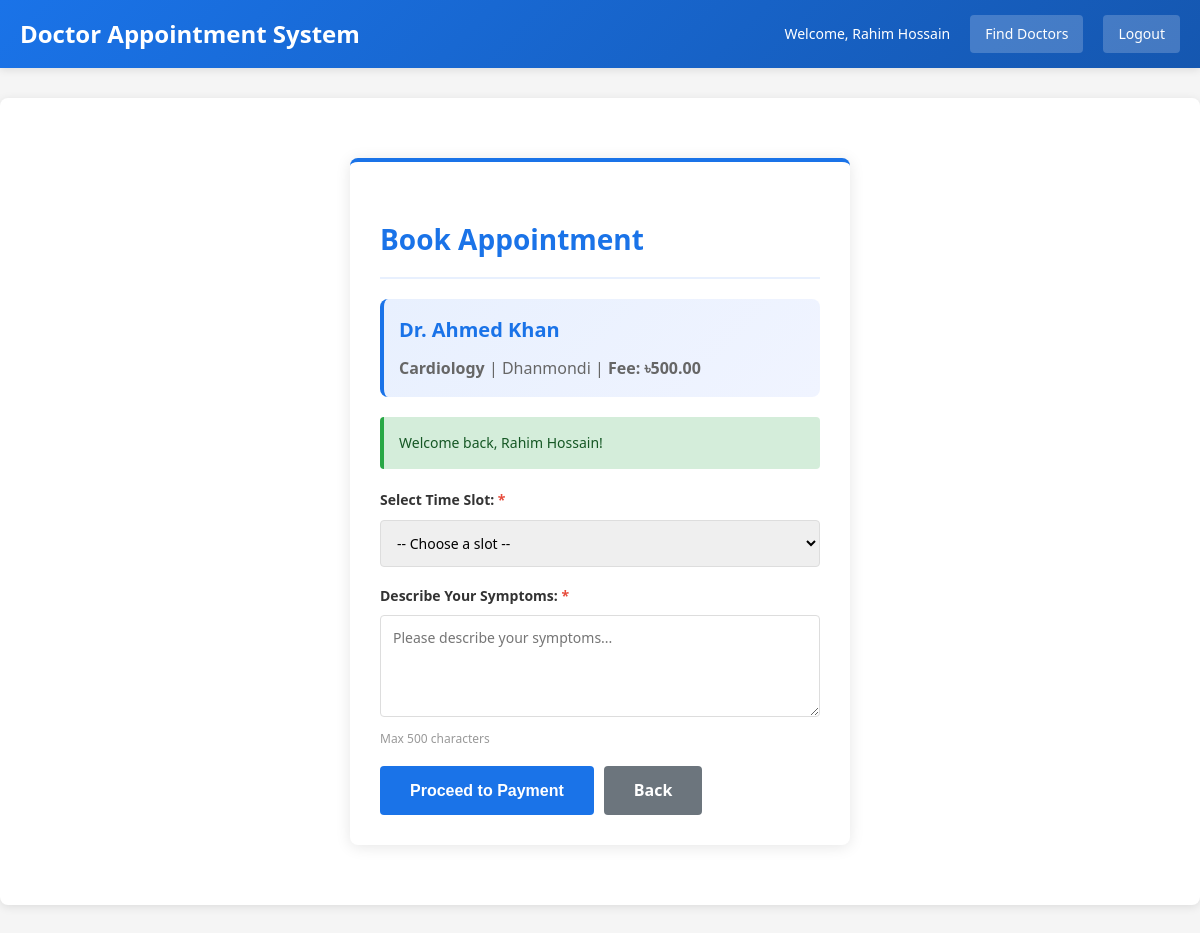
The app's page /booking.php?doctor_id=2 (signed in) with its own data.
### tables this page shows
CREATE TABLE doctor_profiles (
    doctor_id           INT UNSIGNED PRIMARY KEY,
    specialization_id   SMALLINT UNSIGNED NOT NULL,
    area_id             SMALLINT UNSIGNED NOT NULL,
    gender              ENUM('male','female','other') NOT NULL,
    date_of_birth       DATE NOT NULL,
    license_no          VARCHAR(60) NOT NULL UNIQUE,
    qualification       VARCHAR(200) NOT NULL,
    experience_years    TINYINT UNSIGNED NOT NULL DEFAULT 0,
    current_workplace   VARCHAR(200) NULL,
    chamber_name        VARCHAR(150) NULL,
    chamber_address     TEXT NULL,
    biography           TEXT NULL,
    consultation_fee    DECIMAL(10,2) NOT NULL DEFAULT 0.00,
    profile_image       VARCHAR(300) NULL,
    verification_status ENUM('pending','approved','rejected') DEFAULT 'pending',
    approved_by         INT UNSIGNED NULL,
    approved_at         DATETIME NULL,
    created_at          DATETIME DEFAULT CURRENT_TIMESTAMP,
    updated_at          DATETIME DEFAULT CURRENT_TIMESTAMP ON UPDATE CURRENT_TIMESTAMP,
    FOREIGN KEY (doctor_id)         REFERENCES users(user_id),
    FOREIGN KEY (specialization_id) REFERENCES specializations(specialization_id),
    FOREIGN KEY (area_id)           REFERENCES areas(area_id),
    FOREIGN KEY (approved_by)       REFERENCES users(user_id),
    INDEX idx_verification (verification_status)
);

CREATE TABLE users (
    user_id        INT UNSIGNED PRIMARY KEY AUTO_INCREMENT,
    role_id        TINYINT UNSIGNED NOT NULL,
    full_name      VARCHAR(100) NOT NULL,
    email          VARCHAR(150) NOT NULL UNIQUE,
    phone          VARCHAR(20)  NOT NULL UNIQUE,
    password_hash  VARCHAR(255) NOT NULL,
    account_status ENUM('active','inactive','blocked') DEFAULT 'active',
    created_at     DATETIME DEFAULT CURRENT_TIMESTAMP,
    updated_at     DATETIME DEFAULT CURRENT_TIMESTAMP ON UPDATE CURRENT_TIMESTAMP,
    FOREIGN KEY (role_id) REFERENCES roles(role_id),
    INDEX idx_email (email)
);

CREATE TABLE specializations (
    specialization_id   SMALLINT UNSIGNED PRIMARY KEY AUTO_INCREMENT,
    specialization_name VARCHAR(100) NOT NULL UNIQUE,
    description         TEXT NULL
);

CREATE TABLE areas (
    area_id   SMALLINT UNSIGNED PRIMARY KEY AUTO_INCREMENT,
    area_name VARCHAR(100) NOT NULL,
    city      VARCHAR(80)  NOT NULL,
    district  VARCHAR(80)  NOT NULL
);

### booking.php (the view, shortened to what this page needs)
<?php
include 'flash.php';
$doctor_id = isset($_GET['doctor_id']) ? (int)$_GET['doctor_id'] : 0;
$apdo = get_admin_pdo();
$stmt = $apdo->prepare("
    SELECT dp.doctor_id, u.full_name, s.specialization_name, a.area_name, dp.consultation_fee as visit_fee
    FROM doctor_profiles dp
    JOIN users u ON dp.doctor_id = u.user_id
    JOIN specializations s ON dp.specialization_id = s.specialization_id
    JOIN areas a ON dp.area_id = a.area_id
    WHERE dp.doctor_id = ? AND dp.verification_status = 'approved'
");
$stmt->execute([$doctor_id]);
$doctor = $stmt->fetch(PDO::FETCH_ASSOC);
?>
<!DOCTYPE html>
<html>
<head>
    <link rel="stylesheet" href="style.css">
</head>
<body>
<div class="navbar">
    <h1>Doctor Appointment System</h1>
    <div class="nav-right">
        <span>Welcome, <?php echo htmlspecialchars($_SESSION['user_name']); ?></span>
        <a href="search.php">Find Doctors</a>
        <a href="logout.php">Logout</a>
    </div>
</div>
<div class="container">
    <div class="form-box">
        <h2>Book Appointment</h2>
        <div class="doctor-info">
            <h3><?php echo htmlspecialchars($doctor['full_name']); ?></h3>
            <p>
                <strong><?php echo htmlspecialchars($doctor['specialization_name']); ?></strong> |
                <?php echo htmlspecialchars($doctor['area_name']); ?> |
                <strong>Fee: ৳<?php echo $doctor['visit_fee']; ?></strong>
            </p>
        </div>
        <?php echo display_flash(); ?>
        <form method="POST">
            <div class="form-group">
                <label>Select Time Slot: <span class="required">*</span></label>
                <select name="slot_id" required>
                    <option value="">-- Choose a slot --</option>
                </select>
            </div>
            <div class="form-group">
                <label>Describe Your Symptoms: <span class="required">*</span></label>
                <textarea name="symptom_note" maxlength="500" rows="4" placeholder="Please describe your symptoms..." required></textarea>
                <small>Max 500 characters</small>
            </div>
            <div style="display: flex; gap: 10px;">
                <button type="submit" class="btn">Proceed to Payment</button>
                <a href="search.php" class="btn btn-secondary">Back</a>
            </div>
        </form>
    </div>
</div>
</body>
</html>
</body>
</html>

### style.css (style rules this page uses)
* { margin: 0; padding: 0; box-sizing: border-box; }
body { font-family: 'Segoe UI', Tahoma, Geneva, Verdana, sans-serif; background-color: #f5f5f5; color: #333; line-height: 1.6; }
.navbar { background: linear-gradient(135deg, #1a73e8 0%, #1557b0 100%); color: white; padding: 15px 20px; display: flex; justify-content: space-between; align-items: center; box-shadow: 0 2px 8px rgba(0,0,0,0.1); }
.navbar h1 { font-size: 24px; font-weight: 600; }
.nav-right { display: flex; gap: 20px; align-items: center; }
.nav-right span { font-size: 14px; }
.nav-right a { color: white; text-decoration: none; padding: 8px 15px; background-color: rgba(255,255,255,0.2); border-radius: 4px; transition: all 0.3s; font-size: 14px; }
.container { max-width: 1200px; margin: 30px auto; padding: 30px; background-color: white; border-radius: 8px; box-shadow: 0 2px 10px rgba(0,0,0,0.1); }
h2, h3 { color: #1a73e8; margin-bottom: 20px; margin-top: 25px; font-weight: 600; }
h2 { font-size: 28px; border-bottom: 2px solid #e8f0fe; padding-bottom: 15px; }
h3 { font-size: 20px; }
.form-box { max-width: 500px; margin: 30px auto; padding: 30px; background-color: white; border-radius: 8px; box-shadow: 0 2px 15px rgba(0,0,0,0.1); border-top: 4px solid #1a73e8; }
.form-group { margin-bottom: 18px; }
.form-group label { display: block; margin-bottom: 8px; font-weight: 600; color: #333; font-size: 14px; }
.required { color: #e74c3c; font-weight: bold; }
.form-group input, .form-group select, .form-group textarea { width: 100%; padding: 12px; border: 1px solid #ddd; border-radius: 4px; font-size: 14px; font-family: inherit; transition: all 0.3s; }
.form-group small { display: block; color: #999; font-size: 12px; margin-top: 4px; }
.btn { background-color: #1a73e8; color: white; padding: 12px 30px; border: none; border-radius: 4px; cursor: pointer; font-size: 16px; font-weight: 600; transition: all 0.3s; display: inline-block; text-decoration: none; text-align: center; }
.btn-secondary { background-color: #6c757d; color: white; }
.doctor-info { background: linear-gradient(135deg, #e8f0fe 0%, #f0f4ff 100%); padding: 15px; border-radius: 8px; margin-bottom: 20px; border-left: 4px solid #1a73e8; }
.doctor-info h3 { margin: 0 0 10px 0; }
.doctor-info p { margin: 0; color: #666; }
a { color: #1a73e8; text-decoration: none; }

### records on screen
doctor_profiles: doctor_id.full_name "Dr. Ahmed Khan", specialization.specialization_name "Cardiology", area.area_name "Dhanmondi", consultation_fee "500.00"

### other values on screen
$_SESSION['user_name'] "Rahim Hossain"
$message "Welcome back, Rahim Hossain!"
